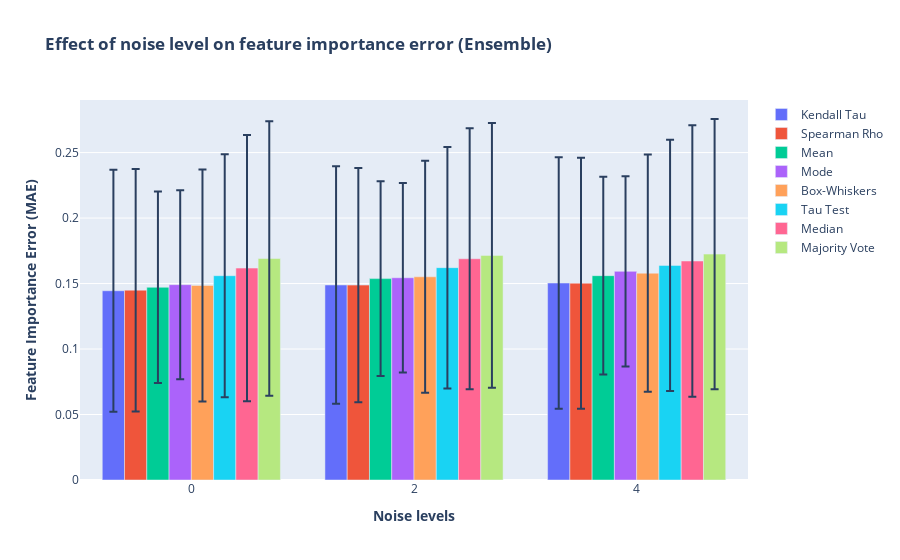

Notebook source saved alongside this figure:
### Code cell
# Create figure with secondary y-axis
noise = ['0', '2', '4']
fig = make_subplots(specs=[[{"secondary_y": False}]])
# Add traces
def figure_add_traces(x, y, name, err):
    for i in range(len(name)):
        fig.add_trace(
            go.Bar(x=x, y=y[i], name=name[i], offsetgroup= f"{i}",
                   error_y=dict(type='data', array=err[i]),showlegend=True), secondary_y=False
        )

    
y = [kendall_noise_mean, spearman_noise_mean, mean_noise_mean, mode_noise_mean, box_noise_mean, tau_noise_mean,
     median_noise_mean, maj_noise_mean]

err = [kendall_noise_std, spearman_noise_std, mean_noise_std, mode_noise_std, box_noise_std, tau_noise_std,
       median_noise_std, maj_noise_std]
name = ["Kendall Tau", "Spearman Rho", "Mean", "Mode", "Box-Whiskers", 'Tau Test', 'Median','Majority Vote']

figure_add_traces(noise, y, name, err)


# Add figure title
fig.update_layout(
    title_text="<b>Effect of noise level on feature importance error (Ensemble)</b>",
    barmode='group'
)
# fig.update_traces(texttemplate='%{text:.2s}', textposition='outside')
# fig.update_layout(uniformtext_minsize=8, uniformtext_mode='hide')


# Set x-axis title
fig.update_xaxes(title_text="<b>Noise levels</b>")

# Set y-axes titles
fig.update_yaxes(title_text="<b>Feature Importance Error (MAE)</b>", secondary_y=False)
#fig.update_yaxes(title_text="<b>SHAP Error</b>", secondary_y=True)


fig.show()

### Figure 1 — Plotly figure (JSON) as saved in the notebook; plotly's stock layout.template omitted (floating-point values rounded to 4 significant figures)
{"data": [{"error_y": {"array": [0.09237, 0.09065, 0.09595], "type": "data"}, "name": "Kendall Tau", "offsetgroup": "0", "showlegend": true, "type": "bar", "x": ["0", "2", "4"], "xaxis": "x", "y": [0.1445, 0.1489, 0.1504], "yaxis": "y"}, {"error_y": {"array": [0.09258, 0.08942, 0.0958], "type": "data"}, "name": "Spearman Rho", "offsetgroup": "1", "showlegend": true, "type": "bar", "x": ["0", "2", "4"], "xaxis": "x", "y": [0.1449, 0.1488, 0.1503], "yaxis": "y"}, {"error_y": {"array": [0.07305, 0.07427, 0.07549], "type": "data"}, "name": "Mean", "offsetgroup": "2", "showlegend": true, "type": "bar", "x": ["0", "2", "4"], "xaxis": "x", "y": [0.1471, 0.1538, 0.156], "yaxis": "y"}, {"error_y": {"array": [0.07214, 0.0724, 0.07257], "type": "data"}, "name": "Mode", "offsetgroup": "3", "showlegend": true, "type": "bar", "x": ["0", "2", "4"], "xaxis": "x", "y": [0.1491, 0.1544, 0.1593], "yaxis": "y"}, {"error_y": {"array": [0.08859, 0.08861, 0.09059], "type": "data"}, "name": "Box-Whiskers", "offsetgroup": "4", "showlegend": true, "type": "bar", "x": ["0", "2", "4"], "xaxis": "x", "y": [0.1485, 0.1552, 0.1579], "yaxis": "y"}, {"error_y": {"array": [0.09278, 0.0922, 0.09599], "type": "data"}, "name": "Tau Test", "offsetgroup": "5", "showlegend": true, "type": "bar", "x": ["0", "2", "4"], "xaxis": "x", "y": [0.156, 0.1621, 0.1639], "yaxis": "y"}, {"error_y": {"array": [0.1016, 0.09957, 0.1036], "type": "data"}, "name": "Median", "offsetgroup": "6", "showlegend": true, "type": "bar", "x": ["0", "2", "4"], "xaxis": "x", "y": [0.1618, 0.1689, 0.1672], "yaxis": "y"}, {"error_y": {"array": [0.1048, 0.101, 0.1031], "type": "data"}, "name": "Majority Vote", "offsetgroup": "7", "showlegend": true, "type": "bar", "x": ["0", "2", "4"], "xaxis": "x", "y": [0.1691, 0.1715, 0.1725], "yaxis": "y"}], "layout": {"barmode": "group", "title": {"text": "<b>Effect of noise level on feature importance error (Ensemble)</b>"}, "xaxis": {"anchor": "y", "domain": [0, 1], "title": {"text": "<b>Noise levels</b>"}}, "yaxis": {"anchor": "x", "domain": [0, 1], "title": {"text": "<b>Feature Importance Error (MAE)</b>"}}}}
